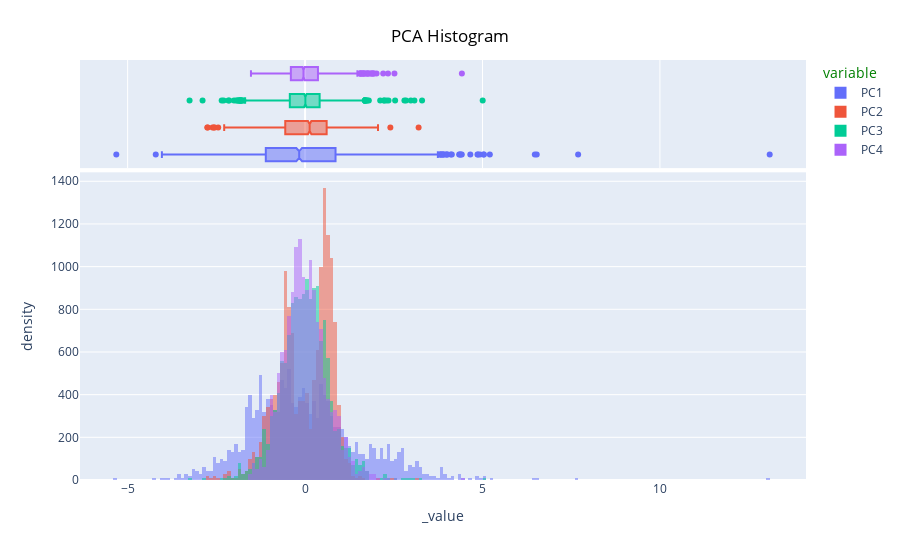

Notebook cell for this chart:
### Code cell
import plotly.express as px
fig = px.histogram(X_pca.melt(), color="variable", 
                   marginal="box",
                   barmode ="overlay",
                   histnorm ='density'
                  )  
fig.update_layout(
    title_font_color="black",
    legend_title_font_color="green",
    title={
        'text': "PCA Histogram",
        'x':0.5,
        'xanchor': 'center',
        'yanchor': 'top'},
)

### Figure 1 — Plotly figure (JSON) as saved in the notebook; plotly's stock layout.template omitted (floating-point values rounded to 4 significant figures; data arrays with more than 128 entries replaced by an {"elided": "..."} marker saying what was removed)
{"data": [{"alignmentgroup": "True", "bingroup": "x", "histnorm": "density", "hovertemplate": "variable=PC1<br>_value=%{x}<br>density=%{y}<extra></extra>", "legendgroup": "PC1", "marker": {"color": "#636efa", "opacity": 0.5, "pattern": {"shape": ""}}, "name": "PC1", "offsetgroup": "PC1", "orientation": "v", "showlegend": true, "type": "histogram", "x": {"elided": "1460 float values"}, "xaxis": "x", "yaxis": "y"}, {"alignmentgroup": "True", "hovertemplate": "variable=PC1<br>_value=%{x}<extra></extra>", "legendgroup": "PC1", "marker": {"color": "#636efa"}, "name": "PC1", "notched": true, "offsetgroup": "PC1", "showlegend": false, "type": "box", "x": {"elided": "1460 float values"}, "xaxis": "x2", "yaxis": "y2"}, {"alignmentgroup": "True", "bingroup": "x", "histnorm": "density", "hovertemplate": "variable=PC2<br>_value=%{x}<br>density=%{y}<extra></extra>", "legendgroup": "PC2", "marker": {"color": "#EF553B", "opacity": 0.5, "pattern": {"shape": ""}}, "name": "PC2", "offsetgroup": "PC2", "orientation": "v", "showlegend": true, "type": "histogram", "x": {"elided": "1460 float values"}, "xaxis": "x", "yaxis": "y"}, {"alignmentgroup": "True", "hovertemplate": "variable=PC2<br>_value=%{x}<extra></extra>", "legendgroup": "PC2", "marker": {"color": "#EF553B"}, "name": "PC2", "notched": true, "offsetgroup": "PC2", "showlegend": false, "type": "box", "x": {"elided": "1460 float values"}, "xaxis": "x2", "yaxis": "y2"}, {"alignmentgroup": "True", "bingroup": "x", "histnorm": "density", "hovertemplate": "variable=PC3<br>_value=%{x}<br>density=%{y}<extra></extra>", "legendgroup": "PC3", "marker": {"color": "#00cc96", "opacity": 0.5, "pattern": {"shape": ""}}, "name": "PC3", "offsetgroup": "PC3", "orientation": "v", "showlegend": true, "type": "histogram", "x": {"elided": "1460 float values"}, "xaxis": "x", "yaxis": "y"}, {"alignmentgroup": "True", "hovertemplate": "variable=PC3<br>_value=%{x}<extra></extra>", "legendgroup": "PC3", "marker": {"color": "#00cc96"}, "name": "PC3", "notched": true, "offsetgroup": "PC3", "showlegend": false, "type": "box", "x": {"elided": "1460 float values"}, "xaxis": "x2", "yaxis": "y2"}, {"alignmentgroup": "True", "bingroup": "x", "histnorm": "density", "hovertemplate": "variable=PC4<br>_value=%{x}<br>density=%{y}<extra></extra>", "legendgroup": "PC4", "marker": {"color": "#ab63fa", "opacity": 0.5, "pattern": {"shape": ""}}, "name": "PC4", "offsetgroup": "PC4", "orientation": "v", "showlegend": true, "type": "histogram", "x": {"elided": "1460 float values"}, "xaxis": "x", "yaxis": "y"}, {"alignmentgroup": "True", "hovertemplate": "variable=PC4<br>_value=%{x}<extra></extra>", "legendgroup": "PC4", "marker": {"color": "#ab63fa"}, "name": "PC4", "notched": true, "offsetgroup": "PC4", "showlegend": false, "type": "box", "x": {"elided": "1460 float values"}, "xaxis": "x2", "yaxis": "y2"}], "layout": {"barmode": "overlay", "legend": {"title": {"font": {"color": "green"}, "text": "variable"}, "tracegroupgap": 0}, "margin": {"t": 60}, "title": {"font": {"color": "black"}, "text": "PCA Histogram", "x": 0.5, "xanchor": "center", "yanchor": "top"}, "xaxis": {"anchor": "y", "domain": [0, 1], "title": {"text": "_value"}}, "xaxis2": {"anchor": "y2", "domain": [0, 1], "matches": "x", "showgrid": true, "showticklabels": false}, "yaxis": {"anchor": "x", "domain": [0, 0.7326], "title": {"text": "density"}}, "yaxis2": {"anchor": "x2", "domain": [0.7426, 1], "matches": "y2", "showgrid": false, "showline": false, "showticklabels": false, "ticks": ""}}}
